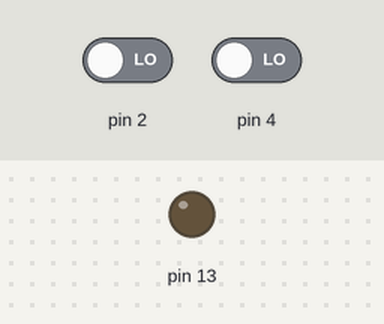
Simulated run of this sketch. Board: Arduino Uno, built with avr-gcc and run on an emulated ATmega328P. Shown: output pins drawn as LEDs (lit = HIGH). The test bench sets the inputs (shaded band); at power-on: pin 2 LOW, pin 4 LOW. What the sketch prints to the serial monitor is not drawn.

Above: at 2.2 s.
2.3 s: pin 2 driven HIGH
At 4.1 s:
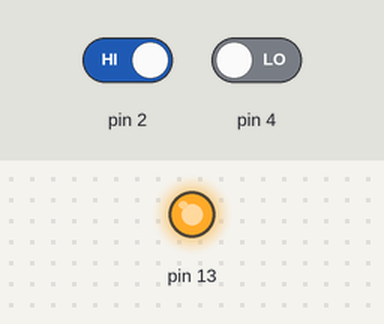
Timing chart, 0 to 6.3 s (numbered marks = the images above; inputs shaded):
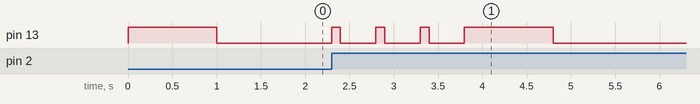

Measured:
- after the input at 2.3 s, pin 13: goes 3 × (HIGH 0.10 s, LOW 0.40 s), HIGH 1.0 s, then LOW, starting at once

The sketch:

signal_recorder.ino
```cpp
#define data_num 1000

void cdown(unsigned int times);
void send_data(boolean, int);
unsigned int i,t;
boolean digital_data[data_num] = {0};

void setup() {
  t = millis();
  digitalWrite(13,HIGH);
  Serial.begin(9600);
  pinMode(2,INPUT);
  pinMode(4,INPUT);
  pinMode(13,OUTPUT);
//  Serial.println("standingby...");
  while(millis() < t+1000){}
  digitalWrite(13,LOW);
}

void loop() {
  while(digitalRead(2)){
    cdown(3);
    t = millis();
    digitalWrite(13,HIGH);
    i=0;
    while(millis() < t + 1000){
      digital_data[i] = digitalRead(4);
      delay(1);
      i++;
    }
    digitalWrite(13,LOW);
    for(i = 0; i < data_num; i++){
      send_data(digital_data[i]);
    }
    pinMode(12,OUTPUT);
  }
}

void cdown(unsigned int times){
  for(i = 0;i < times;i++){
    t = millis();
//    Serial.println(3-i);
    digitalWrite(13,HIGH);
    while(millis() < t+100){}
    digitalWrite(13,LOW);
    while(millis() < t+500){}
  }
}

void send_data(boolean d_data){
  Serial.println(d_data);
  Serial.flush();
  delay(10);
}
```
